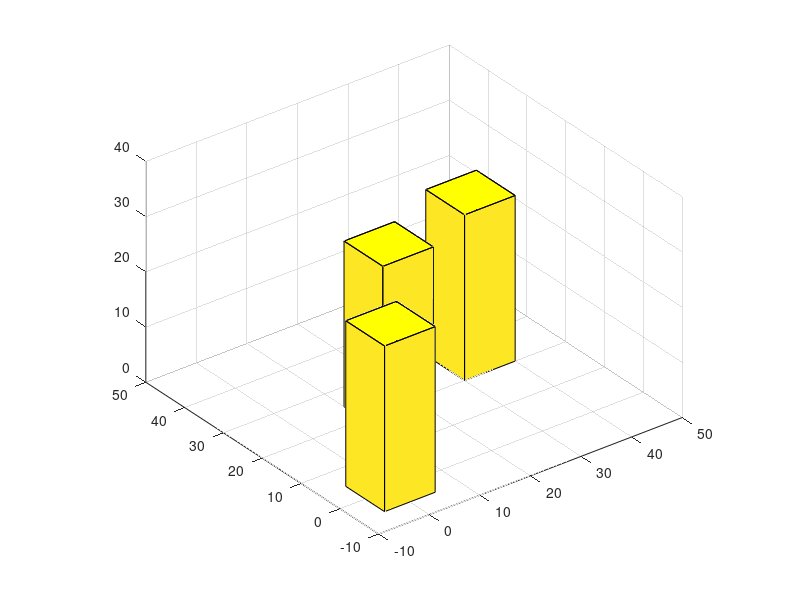

The MATLAB script that drew this image:

l =  5;                                                 % Length
w =  5;                                                 % Width
h = 30;                                                 % Height
X = [-1  -1   1   1  -1; -1  -1   1   1  -1]*l;
Y = [-1   1   1  -1  -1; -1   1   1  -1  -1]*w;
Z = [ 1   1   1   1   1;  0   0   0   0   0]*h;

figure(2)
surf(X, Y, Z)                                           % Plot Walls - Building #1
hold on
patch(X(1,:), Y(1,:), Z(1,:), 'y')                      % Plot Flat Roof - Building #1
surf(X + ones(size(X))*15, Y + ones(size(Y))*20, Z)     % Plot Walls - Building #2
patch(X(1,:) + 15, Y(1,:) + 20, Z(1,:), 'y')            % Plot Flat Roof - Building #2
surf(X + ones(size(X))*35, Y + ones(size(Y))*25, Z)     % Plot Walls - Building #3
patch(X(1,:) + 35, Y(1,:) + 25, Z(1,:), 'y')            % Plot Flat Roof - Building #3
hold off
grid on
axis equal
axis([-10  50    -10  50    0  40])